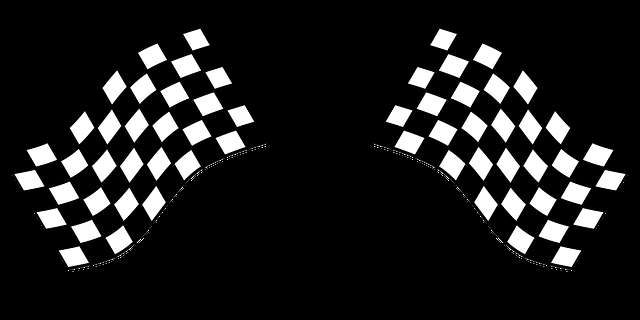
#> input picture Open cv/images/img_6_4.png, 640 x 320 px
$ python c3_cornerHarris-blocksize5.py
#> lines starting #> are read from the running program, lines starting #| are printed output that depends on the picture
### Open cv/c3-machine-learning/imgRead.py
# -*- coding: utf-8 -*-
"""
Created on Mon Jul 22 12:32:23 2024

@author: leehj
"""

import cv2

# 영상을 불러오기
def imgRead(imgPath, imgReadType, imgResWidth, imgResHeight):
#> called with imgPath = '../images/img_6_4.png', imgReadType = 0, imgResWidth = 320, imgResHeight = 240
    img = cv2.imread(imgPath, imgReadType)
#> img is the input picture: shape (320, 640); min 0, max 255, mean 30.2
    if imgResHeight != 0 | imgResWidth != 0:
        img = cv2.resize(img, (imgResWidth, imgResHeight))
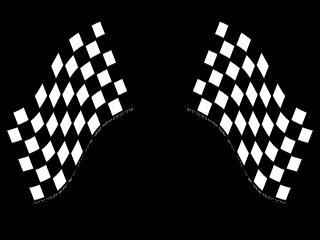
#> img: shape (240, 320); min 0, max 255, mean 30.2
    return img

### Open cv/c3-machine-learning/createFolder.py
# -*- coding: utf-8 -*-
"""
Created on Mon Jul 22 12:32:09 2024

@author: leehj
"""

import os

# 폴더 생성하기
def createFolder(dir):
    try:
        if not os.path.exists(dir):
            os.makedirs(dir)
    except OSError:
        print ('Error: createFolder')

### Open cv/c3-machine-learning/c3_cornerHarris-blocksize5.py
# -*- coding: utf-8 -*-
"""
Created on Mon Jul 22 12:27:30 2024

@author: leehj
"""

# 코너 검출 예제 (c3_cornerHarris.py)

# 관련 라이브러리 선언
import numpy as np
import cv2
from imgRead import imgRead
from createFolder import createFolder

# 영상 읽기
img1 = imgRead("../images/img_6_4.png", cv2.IMREAD_GRAYSCALE, 320, 240)

# 코너 검지
# 블럭사이즈:
# 비교하는 이웃 픽셀의 크기를 증가시키면 밝기 변화가 큰 영역이 포함될 가능성이 높다.
blockSize = 5
dst = cv2.cornerHarris(img1, blockSize, 3, 0.06)
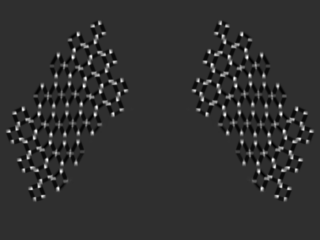
#> dst: shape (240, 320) float32; min -0.00861, max 0.0381, mean 0.000313; drawn with min black and max white
dst = cv2.dilate(dst,None)
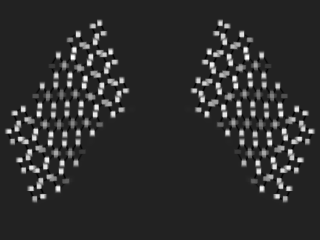
#> dst: shape (240, 320) float32; min -0.00599, max 0.0381, mean 0.00204; drawn with min black and max white
res1 = cv2.cvtColor(img1, cv2.COLOR_GRAY2BGR)
res1[dst>0.1*dst.max()] = [0,0,255]
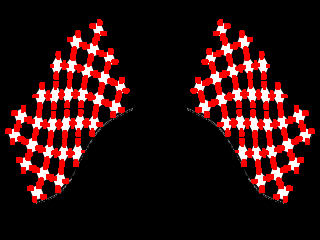
#> res1: shape (240, 320, 3); mean B, G, R 16.6, 16.6, 46.3

# 결과 영상 출력
displays = [("input1", img1),
            ("res1", res1)]
for (name, out) in displays:
    cv2.imshow(name, out)
#> this loop made 2 passes
#> name on passes 1 to 2: 'input1', 'res1'

# 키보드 입력을 기다린 후 모든 영상창 닫기
cv2.waitKey(0)
cv2.destroyAllWindows()

# 영상 저장
save_dir = "../code_res_imgs/c3_cornerHarris"
createFolder(save_dir)
for (name, out) in displays:
    cv2.imwrite(save_dir + "/" + name + ".jpg", out)

$ run again, with Open cv/images/img_6_0.png copied over Open cv/images/img_6_4.png
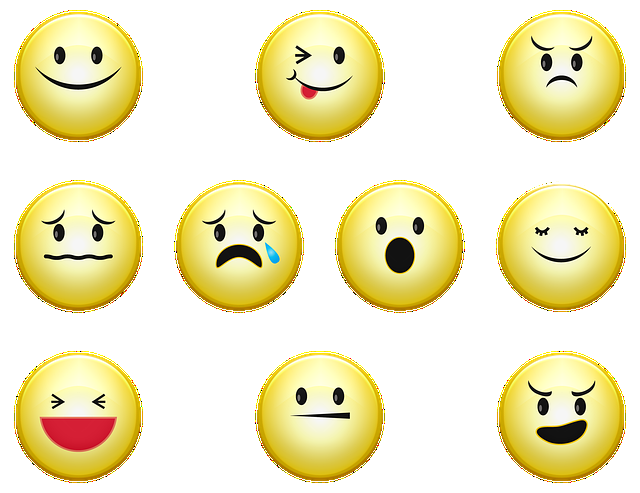
#> input picture Open cv/images/img_6_0.png, 640 x 493 px
#> `dst = cv2.dilate(dst,None)`:
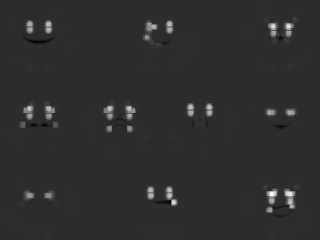
#> dst: shape (240, 320) float32; min -0.00906, max 0.0415, mean 0.00049; drawn with min black and max white
#> `res1[dst>0.1*dst.max()] = [0,0,255]`:
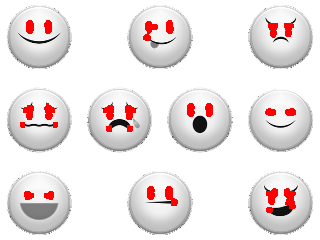
#> res1: shape (240, 320, 3); mean B, G, R 228.8, 228.8, 236.6
#> the loop `for (name, out) in displays:` made 2 passes
#> name on passes 1 to 2: 'input1', 'res1'

$ run again, with Open cv/images/img_6_3.png copied over Open cv/images/img_6_4.png
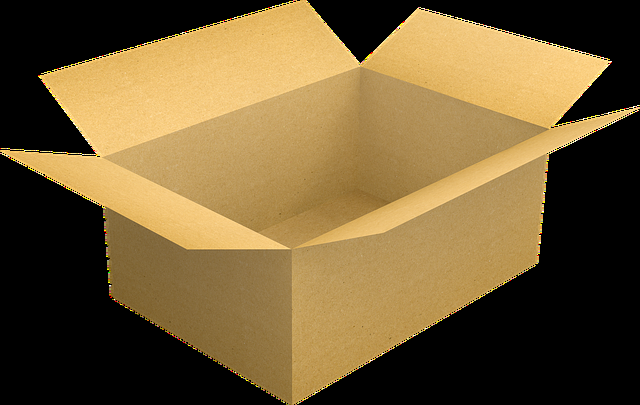
#> input picture Open cv/images/img_6_3.png, 640 x 405 px
#> `dst = cv2.dilate(dst,None)`:
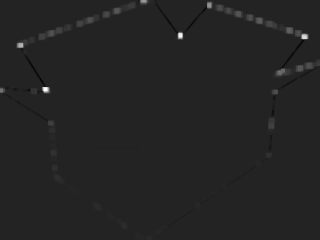
#> dst: shape (240, 320) float32; min -0.00242, max 0.0149, mean 6.07e-05; drawn with min black and max white
#> `res1[dst>0.1*dst.max()] = [0,0,255]`:
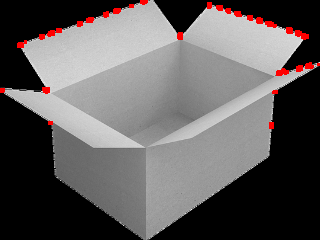
#> res1: shape (240, 320, 3); mean B, G, R 92.7, 92.7, 96.6
#> the loop `for (name, out) in displays:` made 2 passes
#> name on passes 1 to 2: 'input1', 'res1'
